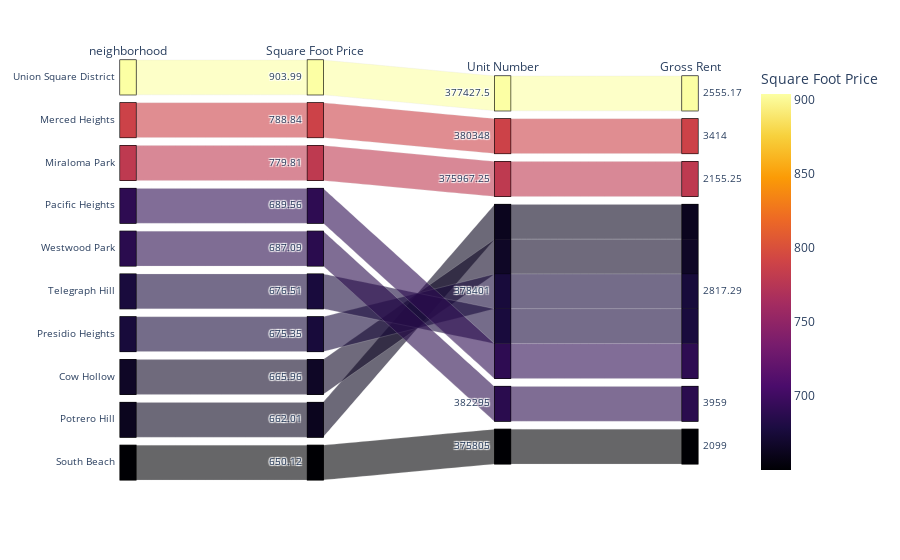

Notebook code cell kept with this figure:
### Code cell
# Parallel Categories Plot
px.parallel_categories(
    top10.round(2),
    dimensions=["neighborhood", "sale_price_sqr_foot", "housing_units", "gross_rent"],
    color="sale_price_sqr_foot",
    color_continuous_scale=px.colors.sequential.Inferno,
    labels={
        "gross_rent": "Gross Rent",
        "sale_price_sqr_foot": "Square Foot Price",
        "housing_units": "Unit Number",
    },
)

### Figure 1 — Plotly figure (JSON) as saved in the notebook; plotly's stock layout.template omitted (floating-point values rounded to 4 significant figures)
{"data": [{"dimensions": [{"label": "neighborhood", "values": ["Union Square District", "Merced Heights", "Miraloma Park", "Pacific Heights", "Westwood Park", "Telegraph Hill", "Presidio Heights", "Cow Hollow", "Potrero Hill", "South Beach"]}, {"label": "Square Foot Price", "values": [904.0, 788.8, 779.8, 689.6, 687.1, 676.5, 675.4, 666.0, 662.0, 650.1]}, {"label": "Unit Number", "values": [377400.0, 380348, 376000.0, 378401, 382295, 378401, 378401, 378401, 378401, 375805]}, {"label": "Gross Rent", "values": [2555.0, 3414, 2155.0, 2817.0, 3959, 2817.0, 2817.0, 2817.0, 2817.0, 2099]}], "domain": {"x": [0, 1], "y": [0, 1]}, "line": {"color": [904.0, 788.8, 779.8, 689.6, 687.1, 676.5, 675.4, 666.0, 662.0, 650.1], "coloraxis": "coloraxis"}, "name": "", "type": "parcats"}], "layout": {"autosize": true, "coloraxis": {"colorbar": {"title": {"text": "Square Foot Price"}}, "colorscale": [[0, "#000004"], [0.1111, "#1b0c41"], [0.2222, "#4a0c6b"], [0.3333, "#781c6d"], [0.4444, "#a52c60"], [0.5556, "#cf4446"], [0.6667, "#ed6925"], [0.7778, "#fb9b06"], [0.8889, "#f7d13d"], [1, "#fcffa4"]]}, "legend": {"tracegroupgap": 0}, "margin": {"t": 60}}}
